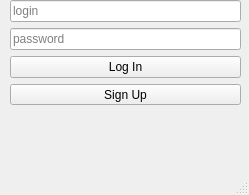
<?xml version="1.0" encoding="UTF-8"?>
<ui version="4.0">
 <class>MainWindow</class>
 <widget class="QMainWindow" name="MainWindow">
  <property name="geometry">
   <rect>
    <x>0</x>
    <y>0</y>
    <width>249</width>
    <height>195</height>
   </rect>
  </property>
  <property name="windowTitle">
   <string>MainWindow</string>
  </property>
  <widget class="QWidget" name="centralwidget">
   <widget class="QWidget" name="">
    <property name="geometry">
     <rect>
      <x>10</x>
      <y>0</y>
      <width>231</width>
      <height>125</height>
     </rect>
    </property>
    <layout class="QVBoxLayout" name="verticalLayout">
     <item>
      <widget class="QLineEdit" name="login_text">
       <property name="sizePolicy">
        <sizepolicy hsizetype="Minimum" vsizetype="Fixed">
         <horstretch>0</horstretch>
         <verstretch>0</verstretch>
        </sizepolicy>
       </property>
       <property name="text">
        <string/>
       </property>
       <property name="placeholderText">
        <string>login</string>
       </property>
      </widget>
     </item>
     <item>
      <widget class="QLineEdit" name="password_text">
       <property name="sizePolicy">
        <sizepolicy hsizetype="Minimum" vsizetype="Fixed">
         <horstretch>0</horstretch>
         <verstretch>0</verstretch>
        </sizepolicy>
       </property>
       <property name="placeholderText">
        <string>password</string>
       </property>
      </widget>
     </item>
     <item>
      <widget class="QPushButton" name="login_btn">
       <property name="sizePolicy">
        <sizepolicy hsizetype="Minimum" vsizetype="Fixed">
         <horstretch>0</horstretch>
         <verstretch>0</verstretch>
        </sizepolicy>
       </property>
       <property name="text">
        <string>Log In</string>
       </property>
      </widget>
     </item>
     <item>
      <widget class="QPushButton" name="signup_btn">
       <property name="sizePolicy">
        <sizepolicy hsizetype="Minimum" vsizetype="Fixed">
         <horstretch>0</horstretch>
         <verstretch>0</verstretch>
        </sizepolicy>
       </property>
       <property name="text">
        <string>Sign Up</string>
       </property>
      </widget>
     </item>
     <item>
      <widget class="QLabel" name="sost">
       <property name="sizePolicy">
        <sizepolicy hsizetype="Preferred" vsizetype="Preferred">
         <horstretch>0</horstretch>
         <verstretch>0</verstretch>
        </sizepolicy>
       </property>
       <property name="text">
        <string/>
       </property>
      </widget>
     </item>
    </layout>
   </widget>
  </widget>
  <widget class="QMenuBar" name="menubar">
   <property name="geometry">
    <rect>
     <x>0</x>
     <y>0</y>
     <width>249</width>
     <height>21</height>
    </rect>
   </property>
  </widget>
  <widget class="QStatusBar" name="statusbar"/>
 </widget>
 <resources/>
 <connections/>
</ui>
